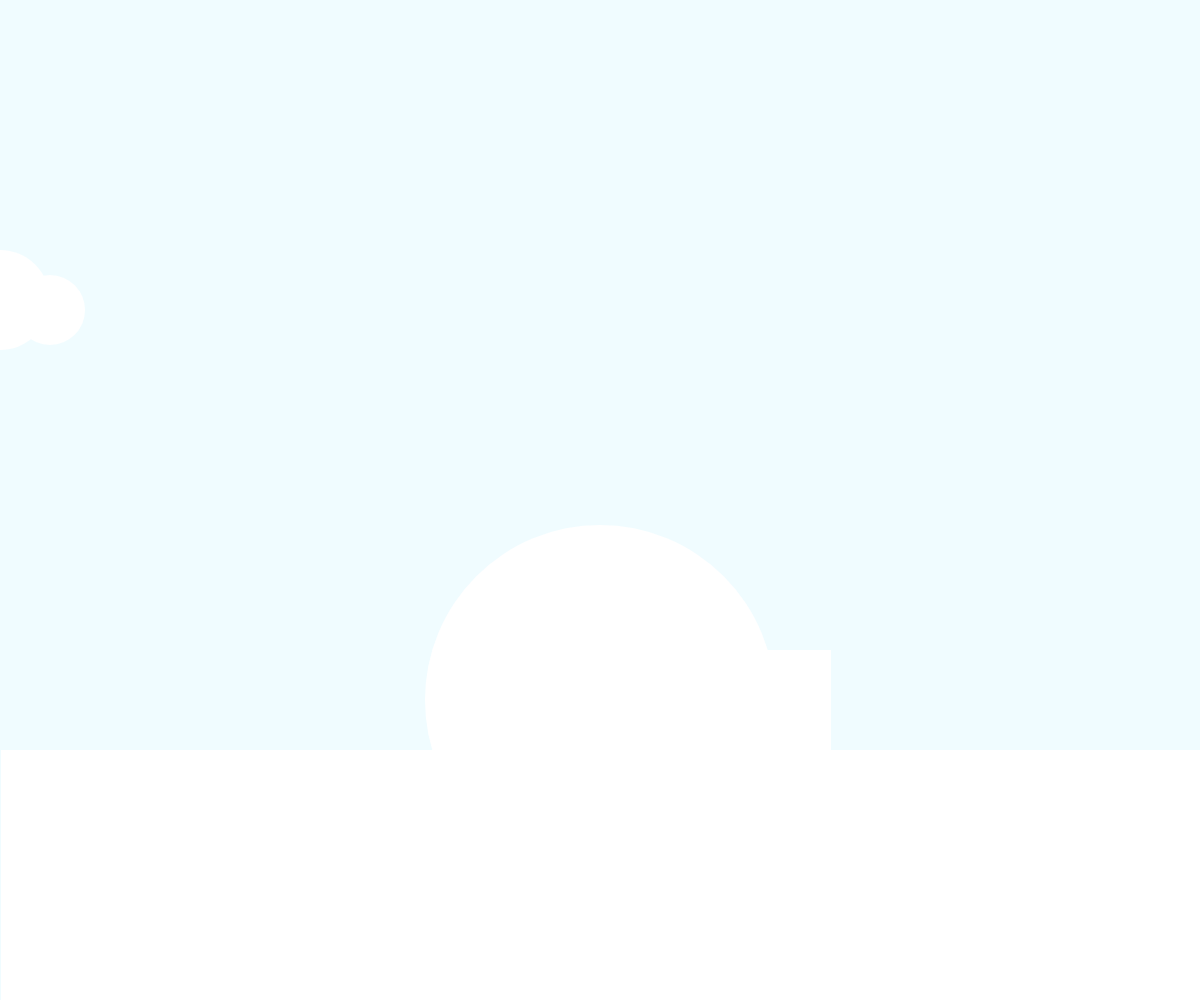
Frame 1 (no input)
Frame 60 (no input): identical to frame 1, image omitted
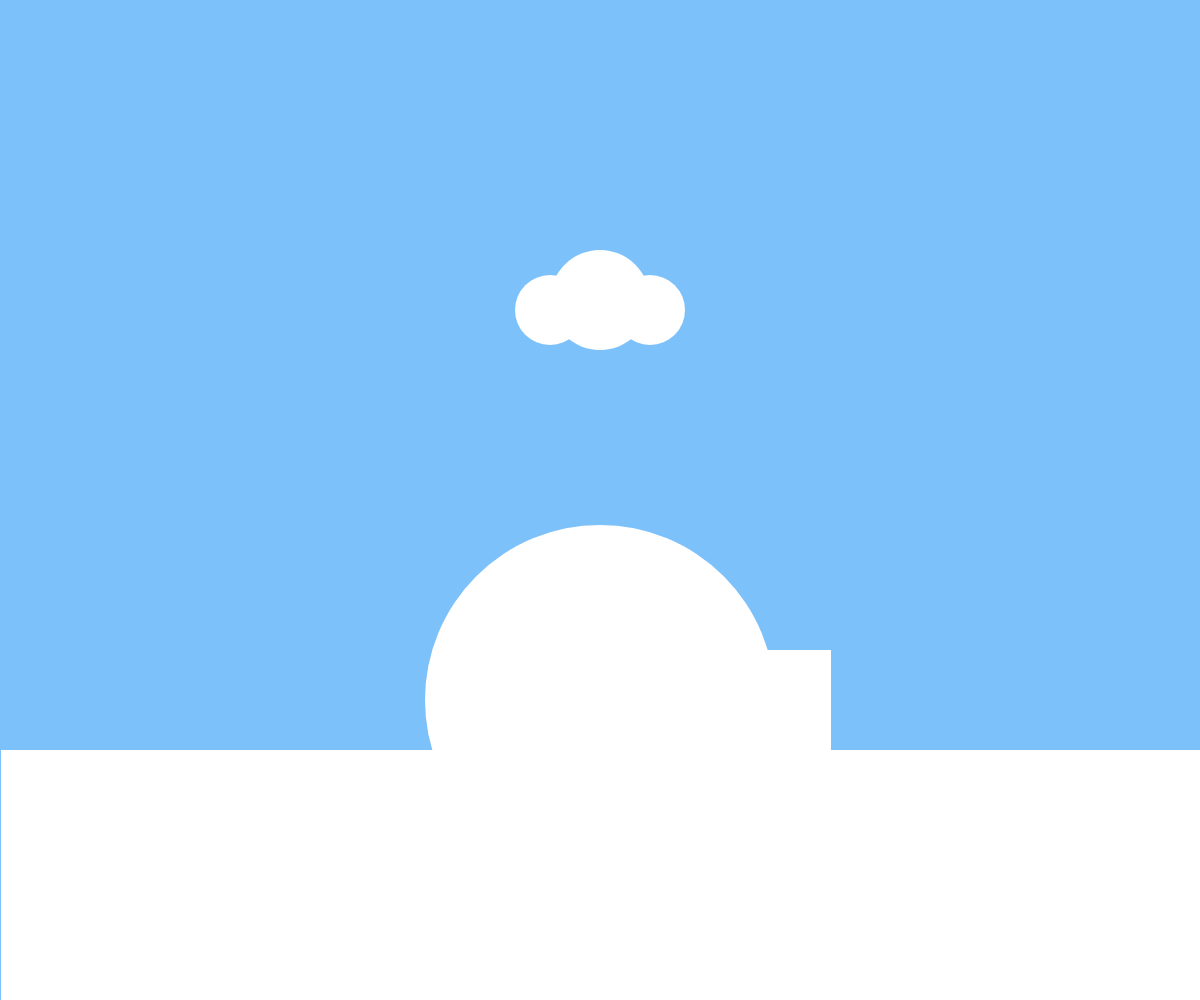
Frame 120 (the mouse pressed at the canvas centre since frame 60)

The p5.js sketch that drew these frames (run headless with seeded random() and noise() and a simulated clock; from frame 60 on, the mouse is pressed at the canvas centre):

// p5.js sketch
// ── sketch.js
// Interactive Scene
// Mariyya
// 2/11/2026
//

let centerX;
let centerY;

let currentBack = 0

function setup() {
  createCanvas(windowWidth, windowHeight);
  centerX = width/2
  centerY = height/2
}

function draw() {

  if (currentBack === 0) {
    background('#F0FCFF')
  } else if (currentBack === 1){
    background('#7DC1FA')
  } else if (currentBack === 2){
    background('#618CB0')
  } else if (currentBack === 3){
    background('#2A4252')
  }
  noStroke();
  rect(1, 750, 5000, 500)
  igloo();
  cloud();
}

function mousePressed() {
  if(mouseButton === CENTER){}
    if (currentBack === 0){
      currentBack = 1
    } else if (currentBack === 1){
      currentBack = 2
    } else if (currentBack === 2){
      currentBack = 3
    } else if (currentBack === 3){
      currentBack = 0
    }
}

function igloo(){
  circle(centerX, centerY+200, 350)
  square(centerX+1, centerY+150, 230)
}

function cloud(){
  circle(mouseX, centerY - 200, 100)
  circle(mouseX + 50, centerY + 10 - 200, 70)
  circle(mouseX - 50, centerY + 10 - 200, 70)
}
